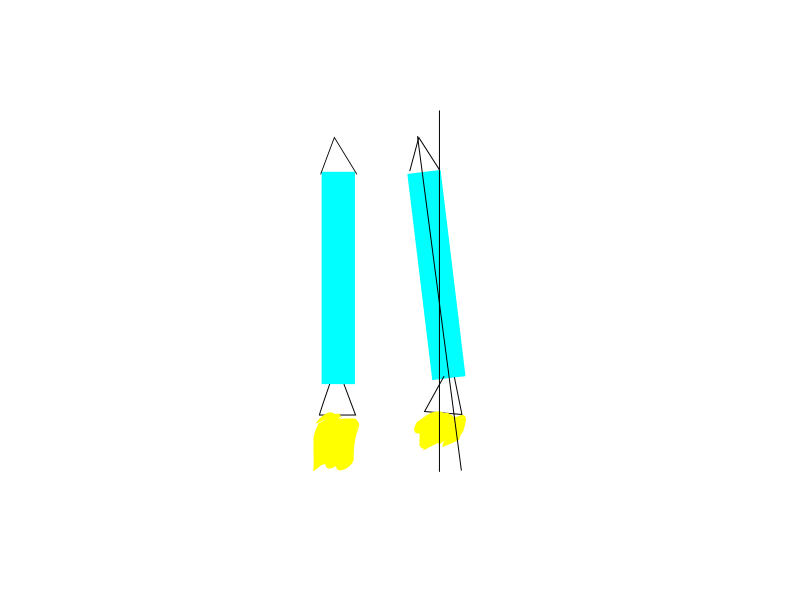
#> input picture OpenCVObjectTracker/drawing.png, 800 x 600 px, found by its file name
$ python touchd.py   (Python 2 division)
#> lines starting #> are read from the running program, lines starting #| are printed output that depends on the picture
#Harris Corner Detector
#Using OpenCV and NumPy
#A much more optimized HCD - TOUCHD(TM)
#Tobe On UntouChed Harris Detector
#This is a test TOUCHD run with a large patch and direct optimization procedure
import os
import cv2 as opencv
import numpy as np
from scipy import optimize
from scipy import signal
from scipy.fftpack import fft, fftshift
img = opencv.imread("drawing.png")
#> img is the input picture: shape (600, 800, 3); mean B, G, R 252.7, 254.5, 247.2
#opencv.imshow('image',img)
intensity = np.zeros((512,512))
i=0
j=0
for i in range(1,512):
    for j in range(1,512):
        intensity[i,j] = img[i,j,0]
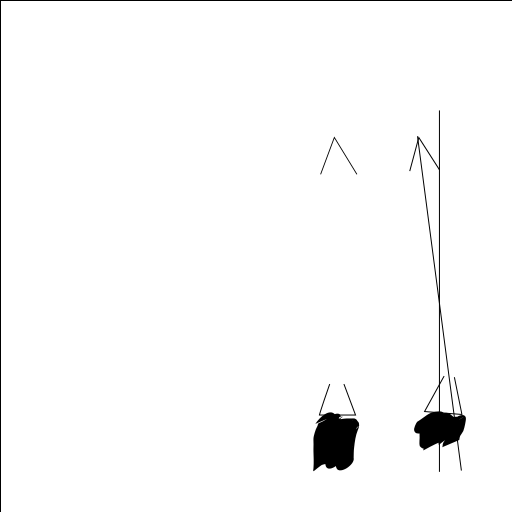
#> intensity: shape (512, 512) float64; min 0, max 255, mean 249.7

#intensity matrix calculated

#Let us take a 30 by 30 patch from the origin

gauss_x = signal.gaussian(30,std=7.5)
gauss_y = signal.gaussian(30,std=7.5)

gauss_2d = np.zeros((30,30))
for i in range(1,30):
    for j in range(1,30):
        gauss_2d[i,j]=gauss_x[i]+gauss_y[j]


unit_2d = np.zeros((512,512))
for i in range(1,512):
    for j in range(1,512):
        if i > 30 or j > 30:
            unit_2d[i,j]=0
        else:
            unit_2d[i,j]=1


#we need to write a minimizing routine
p_sum = np.zeros((30,30))

# [6 lines of commented-out code are left out]
for i in range(1,30):
    for j in range(1,30):
        p_sum[i,j] = unit_2d[i,j]*((intensity[i+5,j+3] - intensity[5,3])**2)
        print p_sum[i,j]
#> p_sum: shape (30, 30) float64; every value is 0
       # [12 lines of commented-out code are left out]
